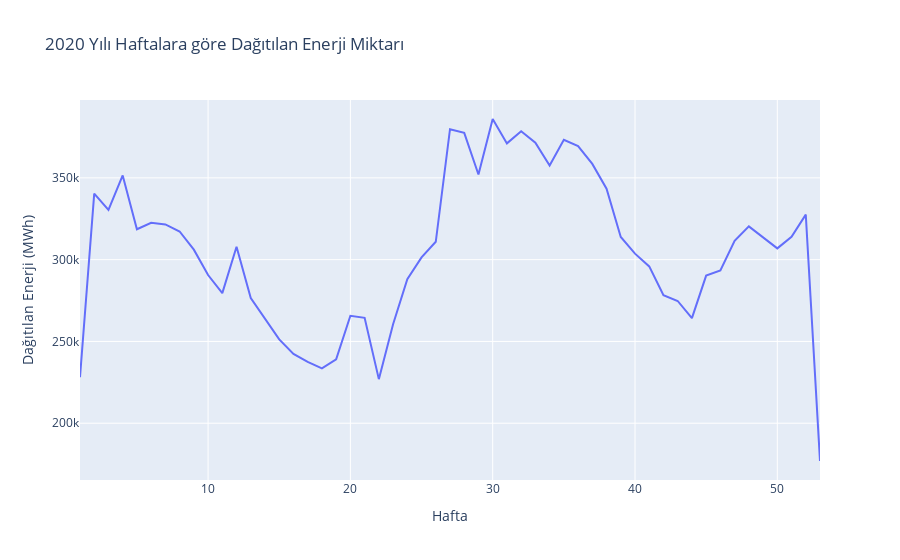

Here is the notebook cell this chart was saved with:
### Code cell
temp = df[(df['Tarih']>='2020-01-01 00:00:00')&(df['Tarih']<='2020-12-31 23:59:00')]
temp = temp.iloc[:,[1,-1]].groupby('Hafta')['Dağıtılan Enerji (MWh)'].sum().reset_index()

fig = px.line(data_frame=temp,
              x='Hafta', y='Dağıtılan Enerji (MWh)',
              title='2020 Yılı Haftalara göre Dağıtılan Enerji Miktarı')
fig.show()

### Figure 1 — Plotly figure (JSON) as saved in the notebook; plotly's stock layout.template omitted (floating-point values rounded to 4 significant figures)
{"data": [{"hovertemplate": "Hafta=%{x}<br>Dağıtılan Enerji (MWh)=%{y}<extra></extra>", "legendgroup": "", "line": {"color": "#636efa", "dash": "solid"}, "marker": {"symbol": "circle"}, "mode": "lines", "name": "", "orientation": "v", "showlegend": false, "type": "scatter", "x": [1, 2, 3, 4, 5, 6, 7, 8, 9, 10, 11, 12, 13, 14, 15, 16, 17, 18, 19, 20, 21, 22, 23, 24, 25, 26, 27, 28, 29, 30, 31, 32, 33, 34, 35, 36, 37, 38, 39, 40, 41, 42, 43, 44, 45, 46, 47, 48, 49, 50, 51, 52, 53], "xaxis": "x", "y": [228100.0, 340400.0, 330400.0, 351500.0, 318600.0, 322500.0, 321500.0, 317200.0, 306100.0, 290600.0, 279600.0, 307800.0, 276600.0, 264200.0, 251200.0, 242300.0, 237500.0, 233500.0, 239100.0, 265700.0, 264400.0, 226900.0, 260600.0, 288000.0, 301400.0, 310900.0, 379800.0, 377500.0, 352100.0, 386000.0, 371100.0, 378500.0, 371400.0, 357600.0, 373300.0, 369500.0, 358500.0, 343400.0, 313900.0, 303700.0, 295900.0, 278200.0, 274700.0, 264300.0, 290300.0, 293500.0, 311600.0, 320400.0, 313700.0, 306900.0, 314000.0, 327500.0, 176900.0], "yaxis": "y"}], "layout": {"legend": {"tracegroupgap": 0}, "title": {"text": "2020 Yılı Haftalara göre Dağıtılan Enerji Miktarı"}, "xaxis": {"anchor": "y", "domain": [0, 1], "title": {"text": "Hafta"}}, "yaxis": {"anchor": "x", "domain": [0, 1], "title": {"text": "Dağıtılan Enerji (MWh)"}}}}
